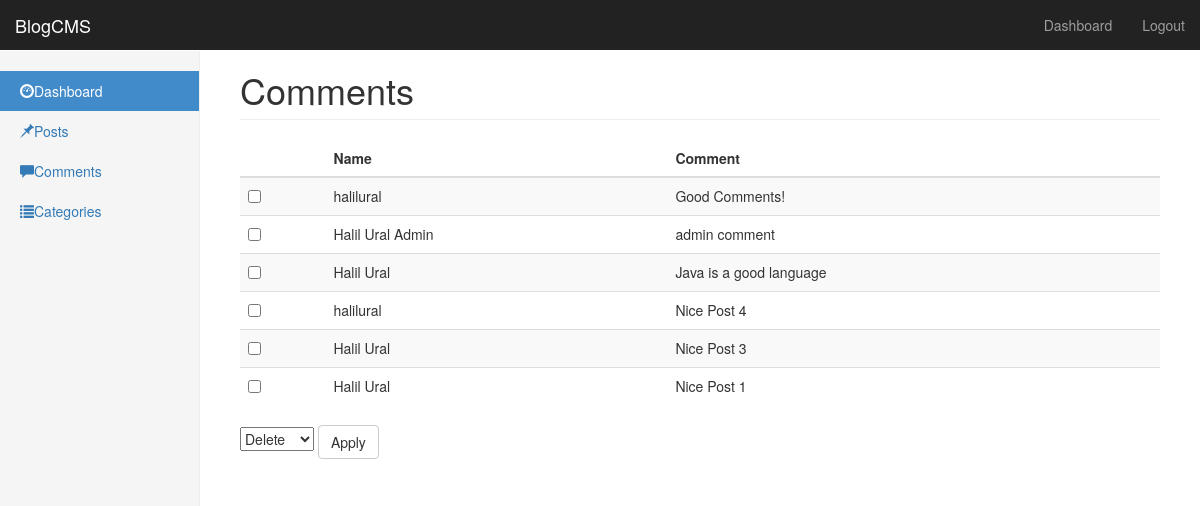
Screenshot of /admin/comments.php (signed in) with the database file from the repository.
### tables this page shows
CREATE TABLE `comments` (
  `id` int(11) NOT NULL AUTO_INCREMENT,
  `name` varchar(100) DEFAULT NULL,
  `comment` longtext,
  `post` int(11) DEFAULT NULL,
  `website` varchar(200) DEFAULT NULL,
  `status` int(1) DEFAULT '0',
  `is_admin` int(1) DEFAULT '0',
  PRIMARY KEY (`id`)
);

### admin/comments.php (the view, shortened to what this page needs)
<?php
  include("includes/db.php");
  include("includes/header.php");
  include("includes/sidebar.php");
  $query = "SELECT * FROM comments ORDER BY id DESC";
  $comments = $db->query($query);
?>
<h1 class="page-header">Comments</h1>
<div class="table-responsive">
    <form method="post">
        <table class="table table-striped">
            <thead>
                <tr>
                    <th></th>
                    <th>Name</th>
                    <th>Comment</th>
                </tr>
            </thead>
            <tbody>
                <?php while($row = $comments->fetch_assoc()) { ?>
                <tr>
                    <td>
                        <input type="checkbox" name="checkbox"><br>
                    </td>
                    <td>
                        <?php echo $row['name']; ?>
                    </td>
                    <td>
                        <?php echo $row['comment']; ?>
                    </td>
                </tr>
                <?php } ?>
            </tbody>
        </table>
        <select name="action">
            <option>Delete</option>
        </select>
        <button type="submit" name="apply" class="btn btn-default">Apply</button>
    </form>
</div>
</div>
</div>
</div>
</body>
</html>

### admin/includes/header.php (shortened to what this page needs)
<!DOCTYPE html>
<html lang="en">
<head>
  <link rel="stylesheet" href="css/bootstrap.min.css">
  <link href="css/dashboard.css" rel="stylesheet">
</head>
<body>
  <nav class="navbar navbar-inverse navbar-fixed-top">
    <div class="container-fluid">
      <div class="navbar-header">
        <a class="navbar-brand" href="#">BlogCMS</a>
      </div>
      <div id="navbar" class="navbar-collapse collapse">
        <ul class="nav navbar-nav navbar-right">
          <li><a href="index.php">Dashboard</a></li>
          <li><a href="logout.php">Logout</a></li>
        </ul>
      </div>
    </div>
  </nav>

### admin/includes/sidebar.php (shortened to what this page needs)
<div class="container-fluid">
   <div class="row">
     <div class="col-sm-3 col-md-2 sidebar">
       <ul class="nav nav-sidebar">
         <li class="active"><a href="index.php"><i class="glyphicon glyphicon-dashboard"></i>Dashboard <span class="sr-only">(current)</span></a></li>
         <li><a href="posts.php"><i class="glyphicon glyphicon-pushpin"></i>Posts</a></li>
         <li><a href="comments.php"><i class="glyphicon glyphicon-comment"></i>Comments</a></li>
         <li><a href="categories.php"><i class="glyphicon glyphicon-list"></i>Categories</a></li>
       </ul>
     </div>
     <div class="col-sm-9 col-sm-offset-3 col-md-10 col-md-offset-2 main">

### admin/css/dashboard.css (style rules this page uses)
body { padding-top: 50px; }
.navbar-fixed-top { border: 0; }
.sidebar { display: none; }
@media (min-width: 768px) { .sidebar { position: fixed; top: 51px; bottom: 0; left: 0; z-index: 1000; display: block; padding: 20px; overflow-x: hidden; overflow-y: auto; background-color: #f5f5f5; border-right: 1px solid #eee; } }
.nav-sidebar { margin-right: -21px; margin-bottom: 20px; margin-left: -20px; }
.nav-sidebar > li > a { padding-right: 20px; padding-left: 20px; }
.nav-sidebar > .active > a, .nav-sidebar > .active > a:hover, .nav-sidebar > .active > a:focus { color: #fff; background-color: #428bca; }
.main { padding: 20px; }
@media (min-width: 768px) { .main { padding-right: 40px; padding-left: 40px; } }
.main .page-header { margin-top: 0; }

### rows the page displays
comments: name "halilural", comment "Good Comments!"
comments: name "Halil Ural Admin", comment "admin comment"
comments: name "Halil Ural", comment "Java is a good language"
comments: name "halilural", comment "Nice Post 4"
comments: name "Halil Ural", comment "Nice Post 3"
comments: name "Halil Ural", comment "Nice Post 1"
